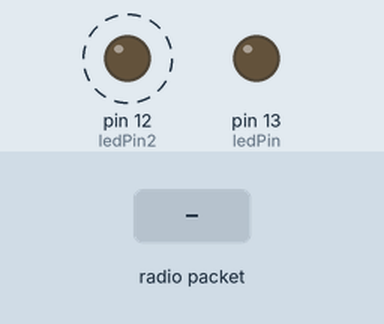
This sketch was run on a simulated Arduino Uno, built with avr-gcc and run on an emulated ATmega328P. Shown: output pins drawn as LEDs (lit = HIGH). Dashed ring = blinking. The test bench sets the inputs (shaded band). No radio packets arrive unless stated.

Above: at 1.8 s.
1.9 s: radio packet "a" arrives
At 3.1 s:
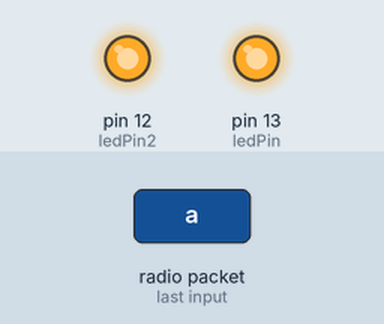
At 3.9 s:
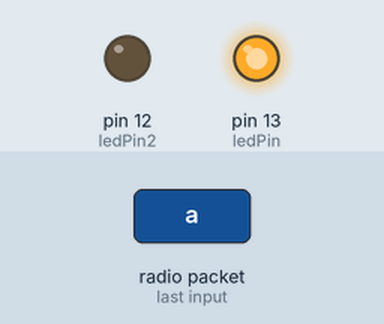
5.9 s: radio packet "b" arrives
At 7.4 s:
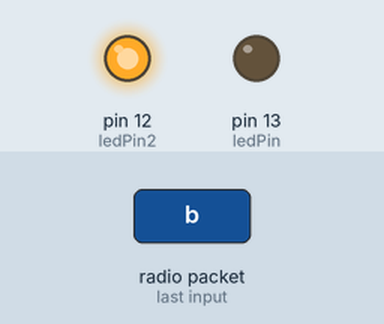
Timing chart, 0 to 15.9 s (numbered marks = the images above; inputs shaded):
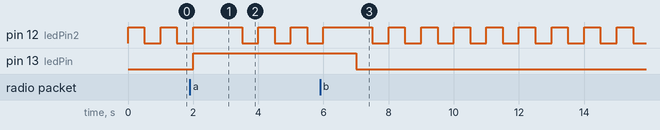

The sketch:

receptor_rf433.ino
```cpp
#include <VirtualWire.h>
#include <VirtualWire_Config.h>

const int dataPin = 9;
const int ledPin = 13;
const int ledPin2 = 12;

void setup()
{
    vw_setup(2000);
    vw_set_rx_pin(dataPin);
    vw_rx_start();

    pinMode(ledPin, OUTPUT);
    digitalWrite(ledPin, false);

    pinMode(ledPin2, OUTPUT);
}

void loop()
{
    digitalWrite(ledPin2, HIGH);
    uint8_t data;
    uint8_t dataLength=1;

    if (vw_get_message(&data,&dataLength))
    {
      digitalWrite(ledPin, HIGH);
      delay(1000);
      digitalWrite(ledPin, LOW);

        if((char)data=='a')
        {
            digitalWrite(ledPin, true);
        }
        else if((char)data=='b')
        {
            digitalWrite(ledPin, false);
        }
    }
    delay(500);
    digitalWrite(ledPin2, LOW);
    delay(500);
}
```

Measured:
- after the input at 1.9 s, pin 13 (ledPin): LOW → HIGH after 0.10 s
- after the input at 5.9 s, pin 13 (ledPin): HIGH → LOW after 1.1 s
- by itself, pin 12 (ledPin2): repeats every 1.0 s: LOW 0.50 s, HIGH 0.50 s
